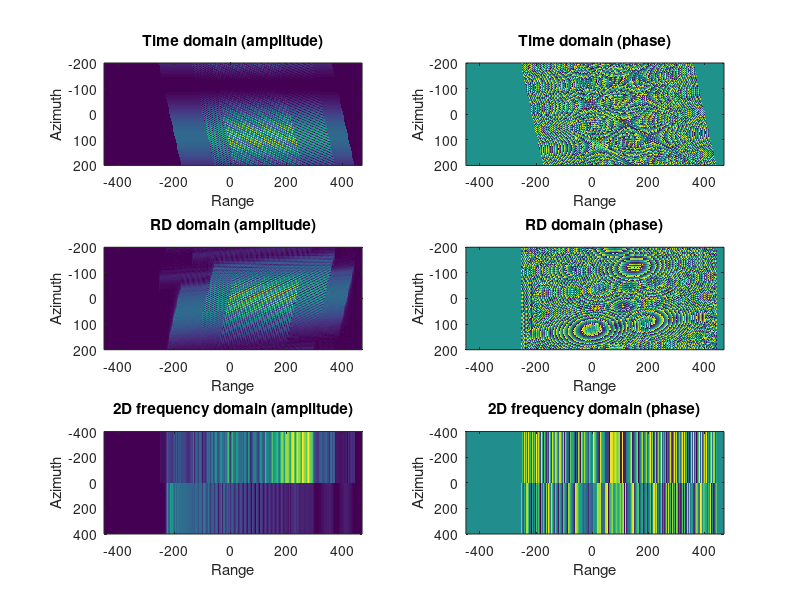
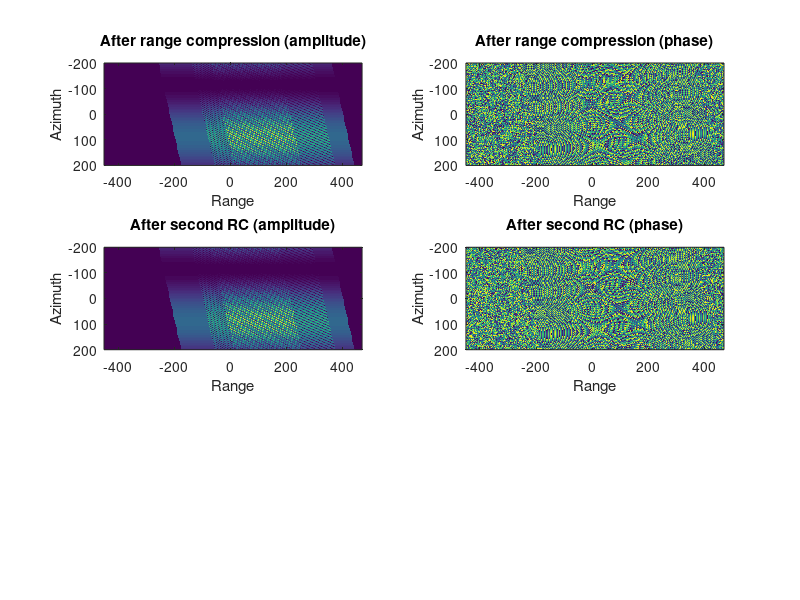
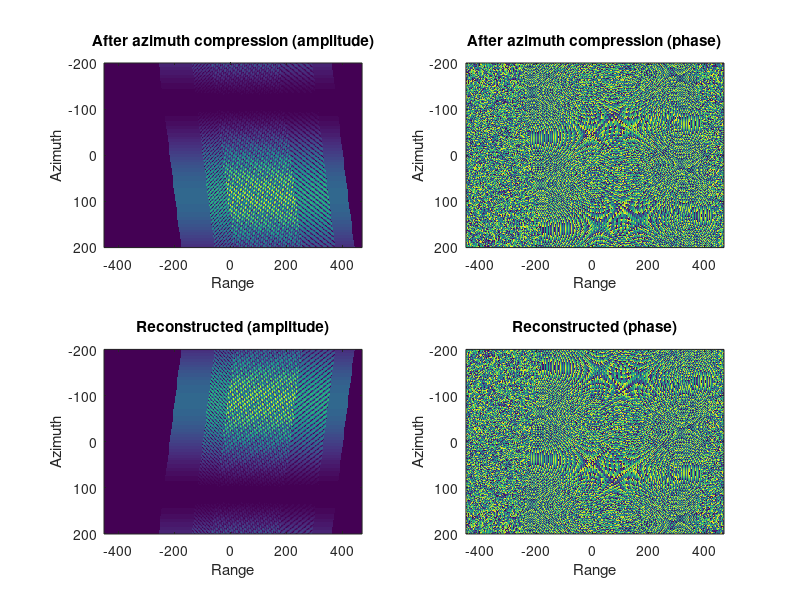

The MATLAB script that drew these images, in order:

clear all
close all

C = 3e8;
PI = pi;
H = 10e3;
V = 150;
Fc = 5.3e9;
Tp = 2.5e-6;
Kr = 20.0e12;
Fsr = 60e6;
% Fsr = 140.68e6;
% Fsr = 2813.714242e6;
Nr = 320;
Fsa = 100;
Na = 256;
Lr = 12.0;
La = 3.0;

ZeroAzimuth = false
% ZeroAzimuth = true
As = 0 * PI / 180.0;
As = 0.5 * PI / 180.0;
As = 10.5 * PI / 180.0;
% As = 21.9 * PI / 180.0;
Ad = 30.0 * PI / 180.0;
Ab = 1.325 * PI / 180.0;

Rc = H / sin(Ad);


% Earth Bending Geometry (Vg < Vr < Vs)
Vs = V;  % platform
Vg = 1.0 * V;  % ground
% Linear geometry
Vr = sqrt(Vs * Vg);  % Equivalent velocity


targets = [
    % [-100, 60, 0, 1],
    % [-100, 0, 0, 1],
    % [100, -60, 0, 1],
    [0, 0, 0, 1],
    [180, 60, 0, 1],
    [100, 100, 0, 1],
    % [150, 100, 0, 1],
];

axis = 'm'
% axis = 'n'
% -------------------------------------------

Wl = C / Fc;
Br = abs(Kr) * Tp;
R0 = Rc * cos(As);
Xc = sqrt(R0^2 - H^2);
Yc = Rc * sin(As);
Zc = 0;

SC = [Xc, Yc, Zc];
SA = [-462, 462, -200, 200];
SA = [-200, 720, -200, 200];
% SA = [-200, 200, -200, 200];
% SA = [-10, 10, -200, 200];
ES = [0, Na, 0, Nr];

disp([])
fprintf('\nSC: %f, ', SC);
disp([])
fprintf('\nSA: %f, ', SA);

fprintf('\nDR: %f\n', C / (2 * Br));
fprintf('\nR0: %f\n\n', R0);

Xmin = SA(1) + Xc;
Xmax = SA(2) + Xc;
Ymin = SA(3) + Yc;
Ymax = SA(4) + Yc;


SS = [Xmin, Xmax, Ymin, Ymax];
disp('[Xmin, Xmax, Ymin, Ymax]')
disp([Xmin, Xmax, Ymin, Ymax])
Rnear = sqrt(Xmin^2 + Ymin^2 + H^2);
Rfar = sqrt(Xmax^2 + Ymax^2 + H^2);

fprintf('\n\nRnear %f, Rfar %f: ', Rnear, Rfar);



Rnear = H / sin(Ad + Ab / 2.0);
Rfar = H / sin(Ad - Ab / 2.0);
fprintf('\n\nRnear %f, Rfar %f: ', Rnear, Rfar);

Ynear = Rnear * sin(As);
Yfar = Rfar * sin(As);
Xnear = sqrt((Rnear * cos(As))^2 - H^2);
Xfar = sqrt((Rfar * cos(As))^2 - H^2);

% Xnear = (H / tan(Ad + Ab / 2.0))
% Xfar = (H / tan(Ad - Ab / 2.0))
fprintf('\n\nXnear %f, Xfar %f, Ynear %f, Yfar %f ', Xnear, Xfar, Ynear, Yfar);

SA(1) = Xnear - Xc;
SA(2) = Xfar - Xc;

fprintf('\nSC %f ', SC);
fprintf('\nSA %f ', SA);

% -------------------------------------------

etac = -R0 * tan(As) / Vg;
fetac = 2.0 * Vg * sin(As) / Wl;

disp([etac, fetac])

Tsa = Na / Fsa;

ta = linspace(-Tsa/2.0, Tsa/2.0, Na);
fa = linspace(-Fsa / 2.0, Fsa / 2.0, Na) - fetac;
% fa = linspace(-Fsa / 2.0, Fsa / 2.0, Na);
ta = reshape(ta, [Na, 1]);
fa = reshape(fa, [Na, 1]);


Tsr = 2 * (Rfar - Rnear) / C;
tnear = 2 * Rnear / C;
tfar = 2 * Rfar / C;
disp(['Tsr: ' num2str(Tsr)])
disp(['Tsa: ' num2str(Tsa)])
% tr = linspace(tnear, tfar, Nr);
% tr = linspace(-Tsr / 2.0, Tsr / 2.0, Nr) + tnear;
tr = linspace(-Nr / 2.0, Nr / 2.0, Nr) / Fsr + (tnear + tfar) / 2.0;
fr = linspace(-Fsr / 2.0, Fsr / 2.0, Nr);
tr = reshape(tr, [Nr, 1]);
fr = reshape(fr, [Nr, 1]);

fprintf('Nr = %f, Tsr=%f, Fsr=%f, \nFsr*Tsr=%f, Nr/Tsr=%f MHz\n', Nr, Tsr, Fsr, Fsr*Tsr, (Nr/Tsr)/1e6);

assert(abs(Nr - Tsr*Fsr) < 1, '\n------Wrong settings, Nr != Fsr * Tsr ');

% ------------------------------------------------

nTGs = size(targets, 1);

tas = ta * ones([1, Nr]);
trs = ones([Na, 1])* tr';
disp([size(tas), size(trs)])
targets = bsxfun(@plus, targets, [SC 0]);

Sr = 0;
for n =1:nTGs
	target = targets(n, :);
    disp(target)

   x = target(1); y = target(2); z = target(3); G = target(4);

    R = sqrt(H^2 + x^2 + (y - V * tas).^2);

    % P = hstack((zeros((Na, 1)), V * ta, ones((Na, 1)) * H))
    % T = matmul(ones((Na, 1)), reshape(target[0:3], (1, 3)))
    % R = sqrt(sum(square(P - T), 1))

    Wr = abs(trs - 2 * R / C) < (Tp / 2.0);

    Aeta = atan((tas - etac) * Vg / R0);
    BWa = 0.886 * Wl / La;
    Wa = sinc(0.886 * Aeta / BWa);
    Wa = Wa.^2;

    % Wr = 1
    % Wa = 1

    Sr = Sr + G .* Wr .* Wa .* exp(-1j * 4 * PI * Fc * R / C + 1j * PI * Kr * (trs - 2 * R / C).^2);
end
disp('Simulation is done!')


RD = fftshift(fft(fftshift(Sr, 1), [], 1), 1);

% F2D = fft2(Sr)
F2D = fft(RD, 2);

cmap = 'jet';
% cmap = 'gray'

if axis == 'm'
    xx = linspace(SA(1), SA(2), Nr);
    yy = linspace(SA(4), SA(3), Na);
end

if axis == 'n'
    xx = linspace(1, Nr, Nr);
    yy = linspace(1, Na, Na);
end

figure()
subplot(321)
imagesc(xx, yy, abs(Sr))
xlabel('Range')
ylabel('Azimuth')
title('Time domain (amplitude)')
subplot(322)
imagesc(xx, yy, angle(Sr))
xlabel('Range')
ylabel('Azimuth')
title('Time domain (phase)')

subplot(323)
imagesc(xx, yy, abs(RD))
xlabel('Range')
ylabel('Azimuth')
title('RD domain (amplitude)')
subplot(324)
imagesc(xx, yy, angle(RD))
xlabel('Range')
ylabel('Azimuth')
title('RD domain (phase)')


subplot(325)
imagesc(xx, yy, abs(F2D))
xlabel('Range')
ylabel('Azimuth')
title('2D frequency domain (amplitude)')
subplot(326)
imagesc(xx, yy, angle(F2D))
xlabel('Range')
ylabel('Azimuth')
title('2D frequency domain (phase)')



% ------------------------------------------------------

if ZeroAzimuth
    hh = exp(1j * 2.0 * pi * fetac * fa);
    Has = repmat(hh, [1, Nr]);
    Sr = Sr .* Has;
end

% ---Step1 azimuth FFT (range dopplor domain)
Sr = fftshift(fft(fftshift(Sr, 1), [], 1), 1);
fas = fa * ones([1, Nr]);

% ---Step2 Phase multiplication1

% ---Step3 range FFT (2D frequency domain)

Sr = fftshift(fft(fftshift(Sr, 2), [], 2), 2);

% ---Step4 Phase multiplication2 ()

% ---Step5 range IFFT (range dopplor domain)

Sr = ifftshift(ifft(ifftshift(Sr, 2), [], 2), 2);

% ---Step6 Phase multiplication2

% ---Step7 azimuth IFFT (2D time domain)

Sr = ifftshift(ifft(ifftshift(Sr, 1), [], 1), 1);


% ---range compression

frs = ones([Na, 1]) * fr';
Hrs = exp(1j * PI * frs.^2 / Kr);


Sr = Sr .* Hrs;


figure()
subplot(321)
imagesc(xx, yy, abs(Sr))
xlabel('Range')
ylabel('Azimuth')
title('After range compression (amplitude)')
subplot(322)
imagesc(xx, yy, angle(Sr))
xlabel('Range')
ylabel('Azimuth')
title('After range compression (phase)')





% ---way2 SRC

D = sqrt(1 - (Wl^2) * fas.^2 / (4 * Vr.^2));
Ksrc = 2 * Vr.^2 * Fc.^3 * D.^3 ./ (C * R0 * fas.^2);
Km = Kr ./ (1 - Kr ./ Ksrc);

Hsrc = exp(-1j * PI * fas.^2 ./ Ksrc);
Sr = fftshift(fft(fftshift(Sr, 2), [], 2), 2);  % 2D frequency domain
Sr = Sr .* Hsrc;
Sr = ifftshift(ifft(ifftshift(Sr, 2), [], 2), 2);

subplot(323)
imagesc(xx, yy, abs(Sr))
xlabel('Range')
ylabel('Azimuth')
title('After second RC (amplitude)')
subplot(324)
imagesc(xx, yy, angle(Sr))
xlabel('Range')
ylabel('Azimuth')
title('After second RC (phase)')


% ---RCMC


subplot(323)
imagesc(xx, yy, abs(Sr))
xlabel('Range')
ylabel('Azimuth')
title('After second RC (amplitude)')
subplot(324)
imagesc(xx, yy, angle(Sr))
xlabel('Range')
ylabel('Azimuth')
title('After second RC (phase)')



% ---Azimuth compression

Has = exp(1j * 4 * PI * R0 * D * Fc / C);

Sr = Sr .* Has;



figure()

subplot(221)
imagesc(xx, yy, abs(Sr))
xlabel('Range')
ylabel('Azimuth')
title('After azimuth compression (amplitude)')
subplot(222)
imagesc(xx, yy, angle(Sr))
xlabel('Range')
ylabel('Azimuth')
title('After azimuth compression (phase)')

Sr = flipud(Sr);

subplot(223)
imagesc(xx, yy, abs(Sr))
xlabel('Range')
ylabel('Azimuth')
title('Reconstructed (amplitude)')
subplot(224)
imagesc(xx, yy, angle(Sr))
xlabel('Range')
ylabel('Azimuth')
title('Reconstructed (phase)')
